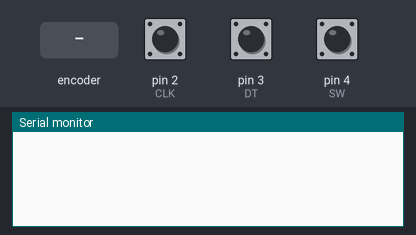
Simulated run of this sketch. Board: Arduino Uno, built with avr-gcc and run on an emulated ATmega328P. Shown: the last lines printed to the serial monitor. The test bench sets the inputs (shaded band); at power-on: pin 4 (SW) HIGH, pin 2 (CLK) HIGH, pin 3 (DT) HIGH.

Above: at 1.2 s.
1.3 s: rotary encoder on pin 2 (CLK) / pin 3 (DT) turned 1 step (first pin leading)
At 2.6 s:
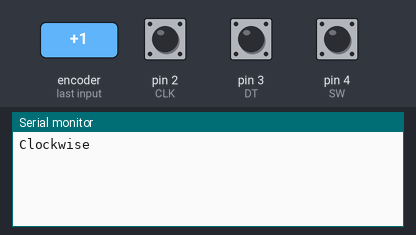
3.0 s: pin 4 (SW) pulled LOW for 0.15 s
At 3.4 s:
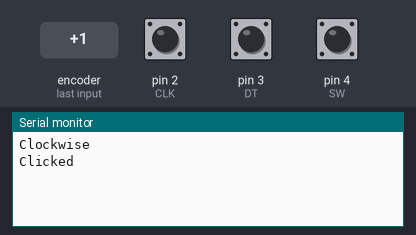
4.6 s: rotary encoder on pin 2 (CLK) / pin 3 (DT) turned 2 steps (second pin leading)
At 6.3 s:
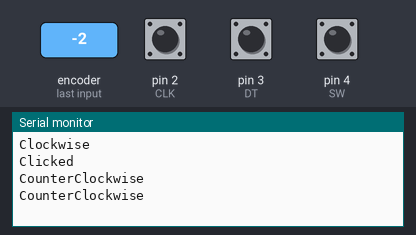

Measured:
- after the input at 1.3 s, the serial monitor: prints a new line after 0.05 s (image 1)
- after the input at 3.0 s, the serial monitor: prints a new line at once (image 2)
- after the input at 4.6 s, the serial monitor: prints a new line after 0.08 s (image 3)

The sketch:

rotary_encoder.ino
```cpp
#define CLK 2
#define DT 3
#define SW 4

//for this to make sense, view the timing diagram here: https://howtomechatronics.com/tutorials/arduino/rotary-encoder-works-use-arduino/

int currCLK;
int lastCLK;


void setup() {
  pinMode(CLK, INPUT);
  pinMode(DT, INPUT);
  pinMode(SW, INPUT_PULLUP);

  Serial.begin(9600); //starts the serial mointor, the input is the speed of communication
  lastCLK = digitalRead(CLK);

}

void loop() {
  currCLK = digitalRead(CLK);
  if(currCLK != lastCLK){//if it moved (turned)
    if(currCLK==HIGH){//only operates on the rising edge

      if(digitalRead(DT) != currCLK){
        Serial.println("Clockwise ");
      }
      else{
        Serial.println("CounterClockwise");
      }

    }

  }
  lastCLK = currCLK;

  if(digitalRead(SW)==LOW){
    Serial.println("Clicked");
    delay(300); //so it doesn't register multiple clicks if you accidently hold the button down
    //Note: this unit is in milliseconds
  }


}
```
